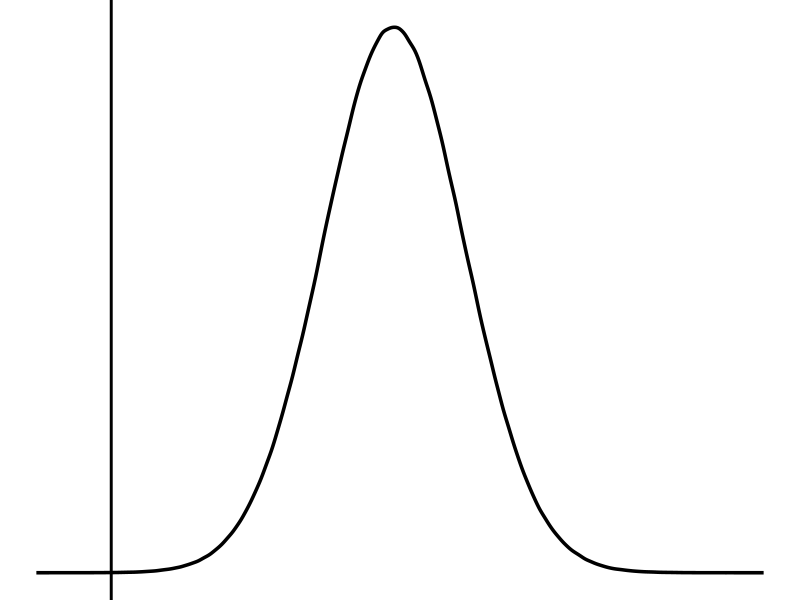
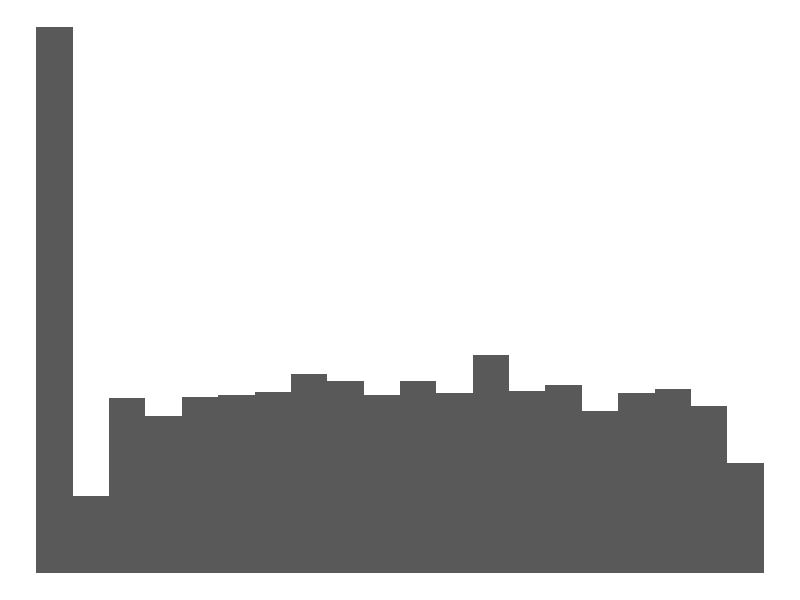

R code for these plots, in order:
library(ggplot2)
df = as.data.frame(list(v1=rnorm(5e6)))

ggplot(df, aes(x=v1))+ geom_density(linewidth=1.2) + 
    theme_void() +
    geom_vline(xintercept = -4, linewidth = 1)

hist_df = as.data.frame(list(v1 = c(rep(1,500), runif(3000, 2,20))))
ggplot(hist_df, aes(x=v1)) +
    geom_histogram(bins=20) +
    theme_void()


